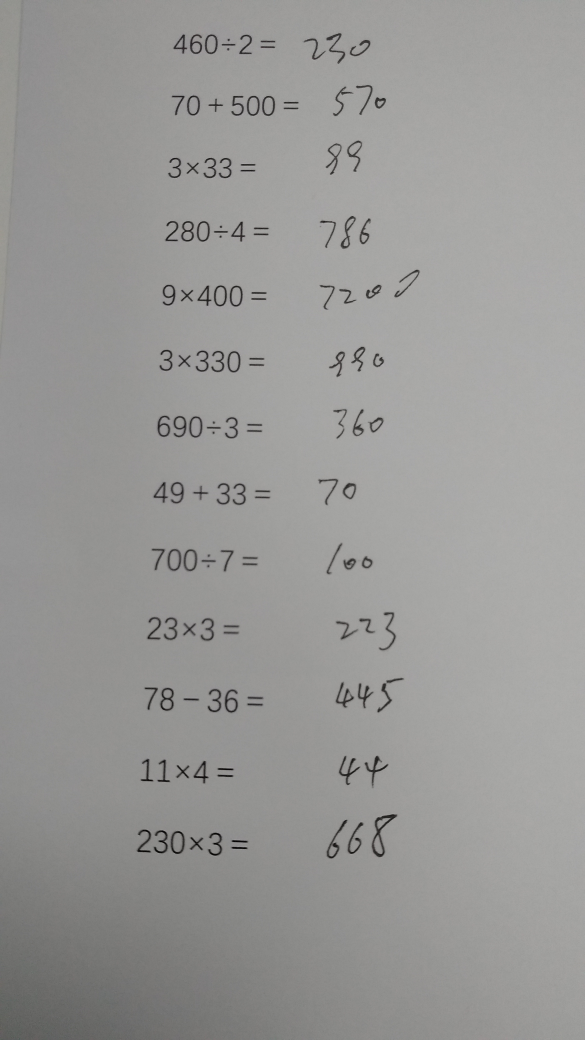
#> input picture images/000.jpg, 2340 x 4160 px (shown at 1/4 size)
$ python -i img_process.py   (imports and definitions only)
#> lines starting #> are read from the running program, lines starting #| are printed output that depends on the picture; after the words box and inside, x2 and y2 are one past the last pixel; in counts of white or black regions, pixels touching at a corner belong together
# coding: utf-8

import numpy as np
import cv2
import matplotlib.pyplot as plt
import matplotlib.patches as patches
import os
import random


def read_img(file_name, color_inv_norm=True):
    """
    read a image from local file system
    :param file_name:
    :param color_inv_norm:
    :return:
    """
#> called with file_name = '../images/000.jpg', color_inv_norm = True
    img = cv2.imread(file_name, cv2.IMREAD_GRAYSCALE)
    origin = cv2.imread(file_name)
#> origin is the input picture: shape (4160, 2340, 3); mean B, G, R 150.7, 152.3, 152.8

    if color_inv_norm:
        img = 255 - img
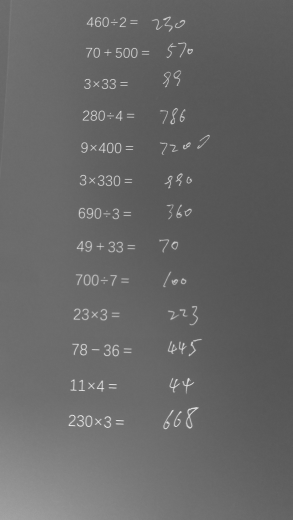
#> img: shape (4160, 2340) (shown at 1/8 size); min 60, max 255, mean 102.6

        img = remove_back(img, np.ones((5, 5), np.uint8))
        # img = img / 255.0

        img = (img - np.min(img)) / (np.max(img) - np.min(img))

        img[img < 0.30] = 0.0
        img[img > 0] += 0.2
        img[img > 1.] = 1.
    else:
        img[img < 50] = 0
        img = img / 255.0

    return img, origin


def remove_back(img, kernel):
    """

    :param img:
    :param kernel:
    :return:
    """
    plt.imshow(img)
    plt.show()

    mask = cv2.adaptiveThreshold(img, 1, cv2.ADAPTIVE_THRESH_MEAN_C, cv2.THRESH_BINARY, 5, 7)
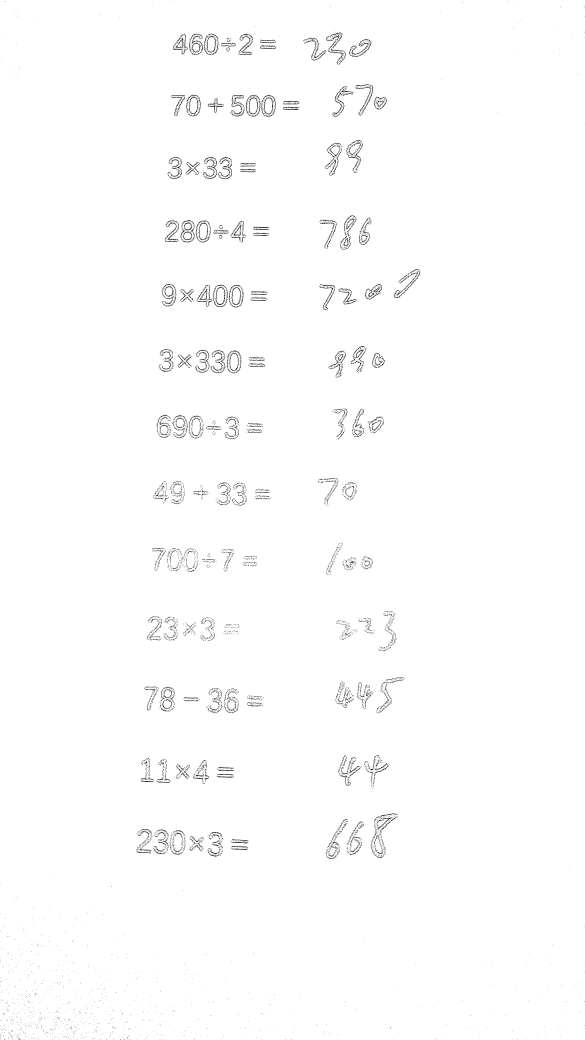
#> mask: shape (4160, 2340) (shown at 1/4 size); values 0 (black) and 1 (white), 99.1% white; black in thin lines or dots
    plt.imshow(mask)
    plt.show()

    kernel = np.ones((5, 5), np.uint8)

    img_mask = img * (1 - mask)
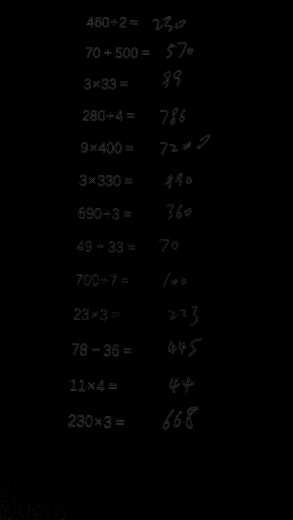
#> img_mask: shape (4160, 2340) (shown at 1/8 size); min 0, max 243, mean 1.1

    img_mask = cv2.morphologyEx(img_mask, cv2.MORPH_CLOSE, kernel, iterations=2)
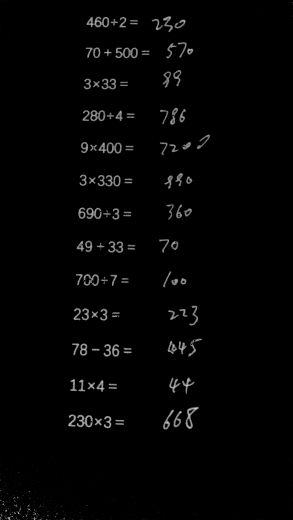
#> img_mask: shape (4160, 2340) (shown at 1/8 size); min 0, max 243, mean 3.8
    img_mask = cv2.morphologyEx(img_mask, cv2.MORPH_OPEN, kernel, iterations=1)

    img_mask[img_mask > 0] = 1
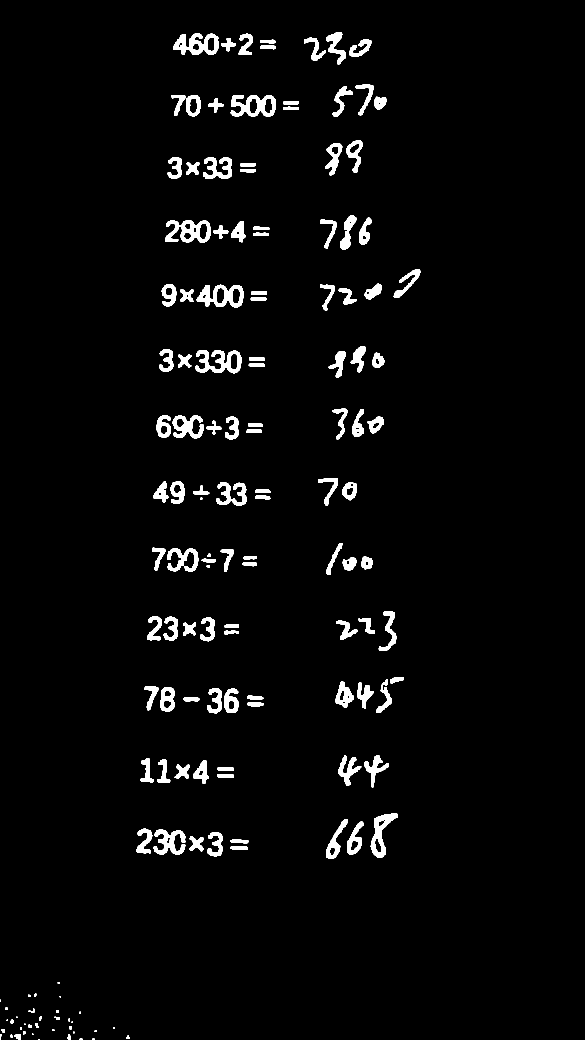
#> img_mask: shape (4160, 2340) (shown at 1/4 size); values 0 (black) and 1 (white), 2.9% white; 153 white regions (1 under 20 px), largest, box (x1, y1, x2, y2) and area: (660, 881, 842, 970) 8287, (692, 132, 875, 219) 8228, (787, 1139, 974, 1229) 8192
    img[img < 128] = 0
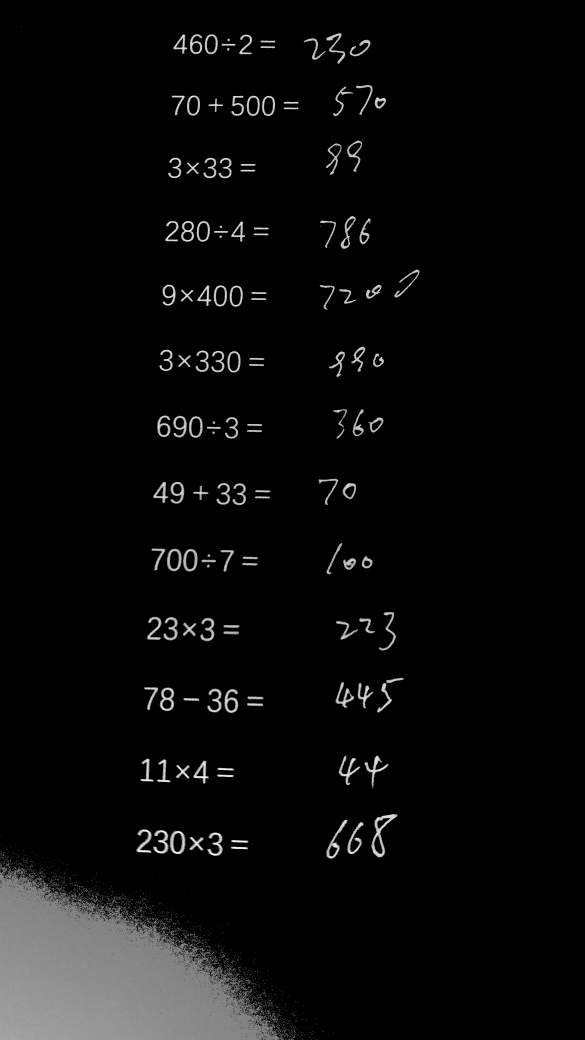
#> img: shape (4160, 2340) (shown at 1/4 size); min 0, max 255, mean 10.4
    img = img * img_mask

    return img


# [87 lines left out: functions region2ndarray, get_hist, get_region_img, get_resize_padding_img, cut_shape, save_all_regions, not called in this run]

>>> result = read_img('../images/000.jpg')

$ run again, on images/001.jpg
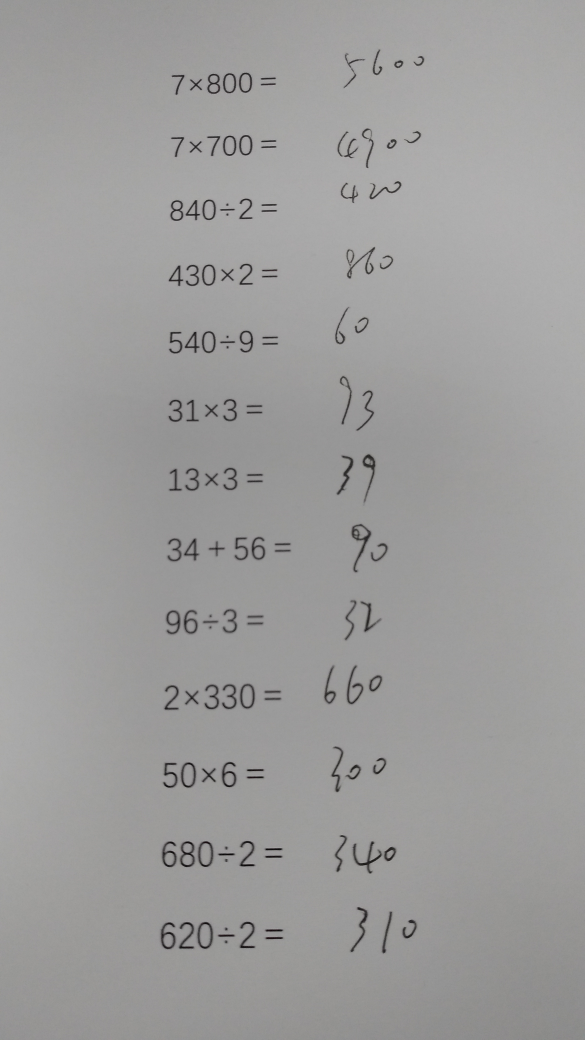
#> input picture images/001.jpg, 2340 x 4160 px (shown at 1/4 size)
#> in read_img, origin is the input picture: shape (4160, 2340, 3); mean B, G, R 156.2, 156.7, 157.3
#> in remove_back, `mask = cv2.adaptiveThreshold(img, 1, cv2.ADAPTIVE_THRESH_MEAN_C, cv2.T..`:
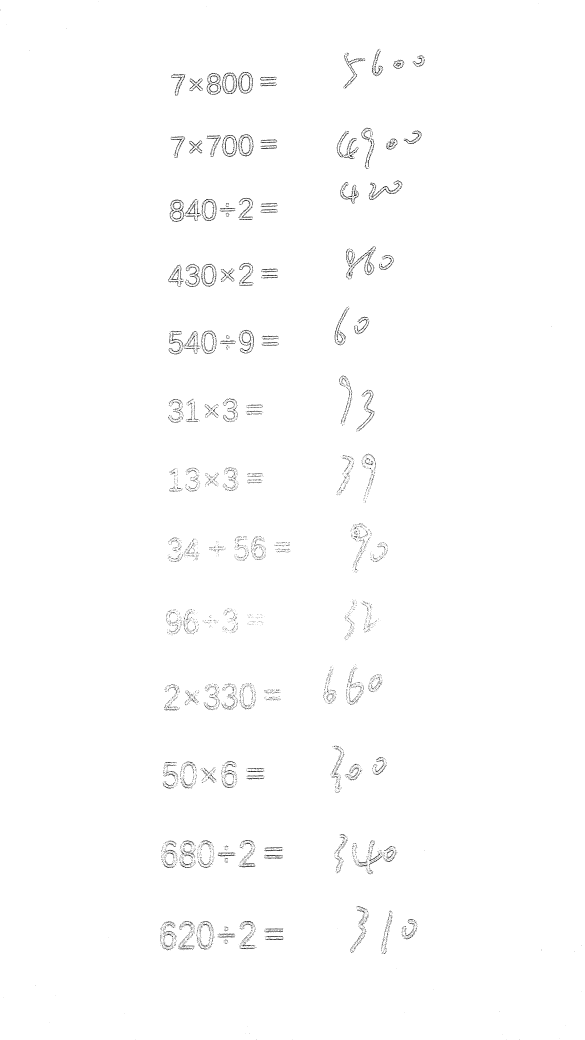
#> mask: shape (4160, 2340) (shown at 1/4 size); values 0 (black) and 1 (white), 99.2% white; black in thin lines or dots
#> in remove_back, `img_mask[img_mask > 0] = 1`:
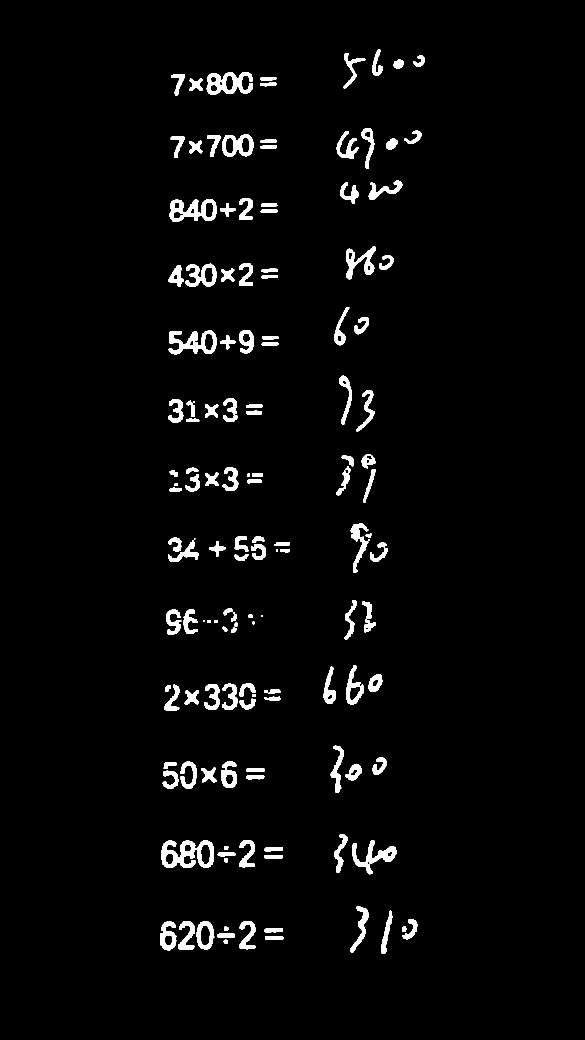
#> img_mask: shape (4160, 2340) (shown at 1/4 size); values 0 (black) and 1 (white), 2.7% white; 147 white regions, largest, box (x1, y1, x2, y2) and area: (646, 3362, 856, 3472) 11841, (827, 288, 1011, 378) 8580, (675, 1322, 866, 1417) 8401

$ run again, on images/10.jpg
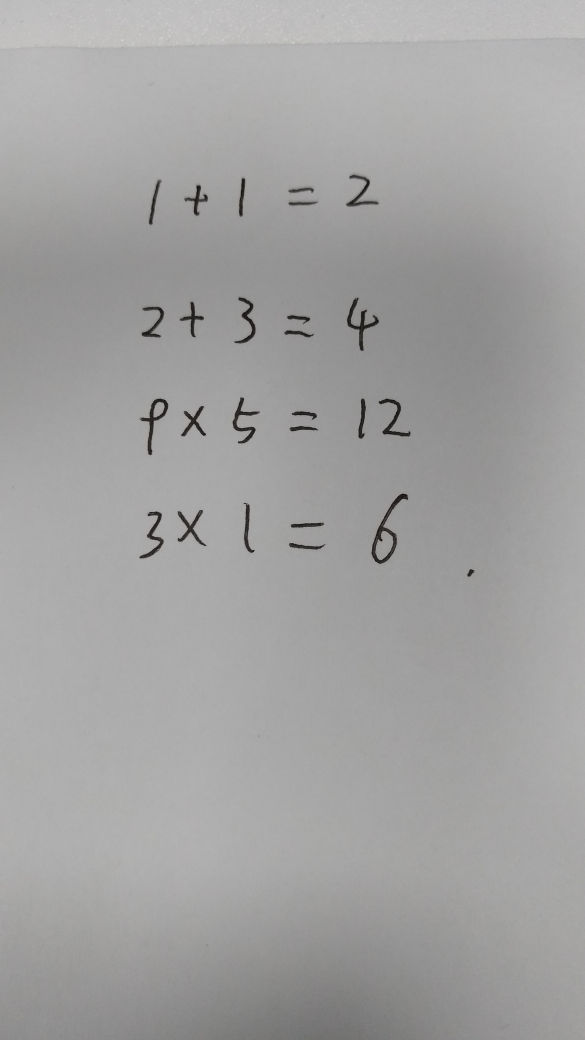
#> input picture images/10.jpg, 2340 x 4160 px (shown at 1/4 size)
#> in read_img, origin is the input picture: shape (4160, 2340, 3); mean B, G, R 161.4, 161.6, 162
#> in remove_back, `mask = cv2.adaptiveThreshold(img, 1, cv2.ADAPTIVE_THRESH_MEAN_C, cv2.T..`:
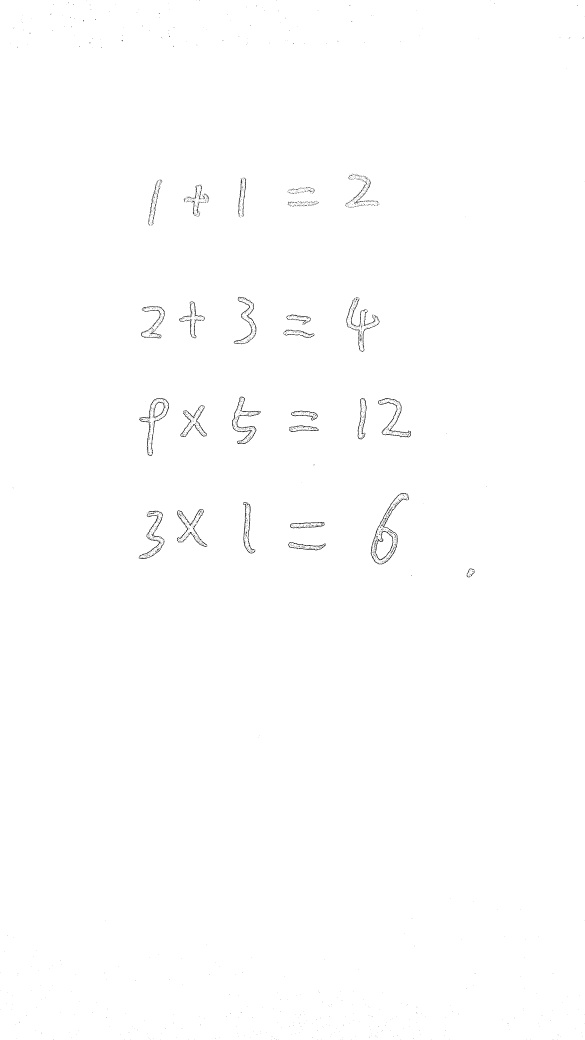
#> mask: shape (4160, 2340) (shown at 1/4 size); values 0 (black) and 1 (white), 99.7% white; black in thin lines or dots
#> in remove_back, `img[img < 128] = 0`:
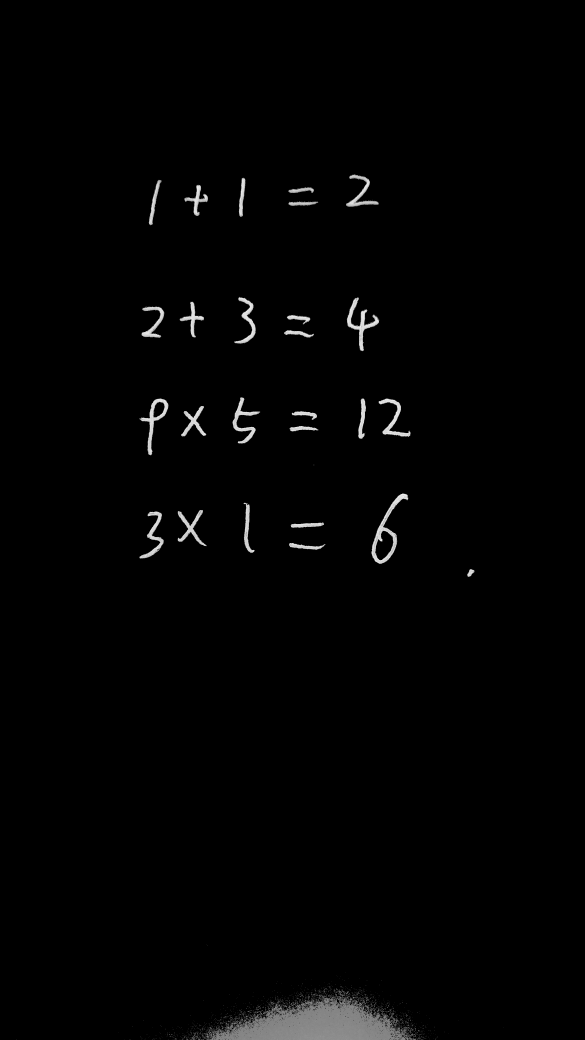
#> img: shape (4160, 2340) (shown at 1/4 size); min 0, max 255, mean 3.1
